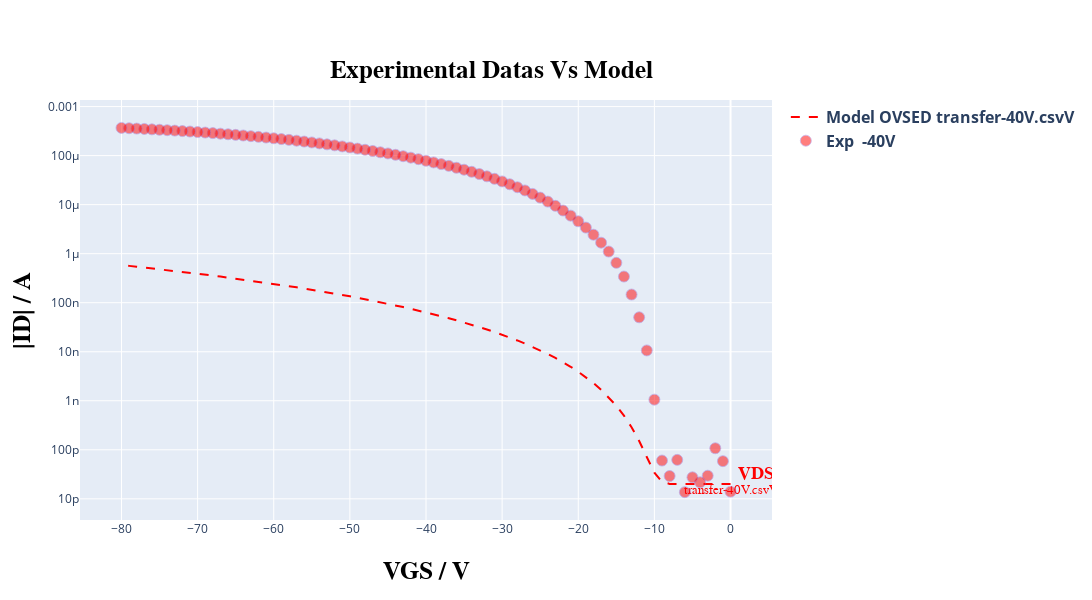
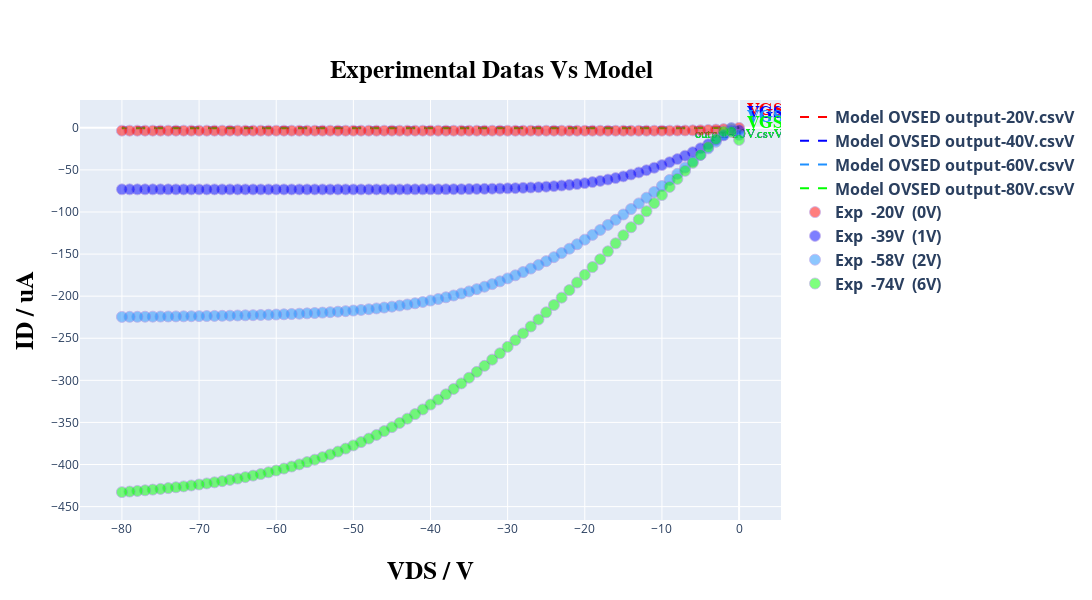

Notebook code for these charts, in order:
### Code cell
# @title ##### ***GRAFICS PLOT OPTION:*** { run: "auto" }
option = 'show both curves' # @param ["Show Transfer curve", "Show output curve", "show both curves"]

plot = initialize_graphics_plot(settings['image_size_width'], settings['image_size_height'])
model = instance_model(read, TFTModel, n_points, type_curve_plot, load_parameters, input_voltage, Vv, load_idleak, width_t, count_transfer, tp_tst, settings['experimental_data_scale_transfer'], settings['current_typic'], resistance, current)
in_model_data, in_exp_data, out_model_data, out_exp_data = load_experimental_data(read, count_transfer, Vv, Id, model, count_output)
plot_curves(option, plot, list_tension, list_tension_shift, count_transfer, in_model_data, out_model_data, in_exp_data, out_exp_data, shift_list, settings['select_files'], settings['current_typic'], type_curve_plot)
read.compute_relative_distance(Id, model)

### Figure 1 — Plotly figure (JSON) as saved in the notebook; plotly's stock layout.template omitted (floating-point values rounded to 4 significant figures)
{"data": [{"line": {"color": "rgb(255, 0, 0)", "dash": "dash"}, "mode": "lines+text", "name": "<b>Model OVSED<b> <b>transfer-40V.csvV<b>", "text": ["transfer-40V.csvV"], "textfont": {"color": "rgb(255, 0, 0)", "family": "Times New Roman", "size": 13}, "textposition": "bottom center", "type": "scatter", "x": [0, -1, -2, -3, -4, -5, -6, -7, -8, -9, -10, -11, -12, -13, -14, -15, -16, -17, -18, -19, -20, -21, -22, -23, -24, -25, -26, -27, -28, -29, -30, -31, -32, -33, -34, -35, -36, -37, -38, -39, -40, -41, -42, -43, -44, -45, -46, -47, -48, -49, -50, -51, -52, -53, -54, -55, -56, -57, -58, -59, -60, -61, -62, -63, -64, -65, -66, -67, -68, -69, -70, -71, -72, -73, -74, -75, -76, -77, -78, -79, -80], "y": [2e-11, 2e-11, 2e-11, 2e-11, 2e-11, 2e-11, 2e-11, 2.001e-11, 2.019e-11, 2.23e-11, 3.42e-11, 7.143e-11, 1.513e-10, 2.891e-10, 4.985e-10, 7.918e-10, 1.181e-09, 1.677e-09, 2.29e-09, 3.032e-09, 3.911e-09, 4.938e-09, 6.122e-09, 7.471e-09, 8.995e-09, 1.07e-08, 1.26e-08, 1.47e-08, 1.701e-08, 1.953e-08, 2.227e-08, 2.525e-08, 2.846e-08, 3.192e-08, 3.564e-08, 3.961e-08, 4.385e-08, 4.836e-08, 5.315e-08, 5.823e-08, 6.36e-08, 6.927e-08, 7.525e-08, 8.154e-08, 8.815e-08, 9.508e-08, 1.023e-07, 1.099e-07, 1.179e-07, 1.262e-07, 1.348e-07, 1.438e-07, 1.532e-07, 1.63e-07, 1.731e-07, 1.836e-07, 1.945e-07, 2.058e-07, 2.174e-07, 2.295e-07, 2.42e-07, 2.549e-07, 2.683e-07, 2.82e-07, 2.962e-07, 3.109e-07, 3.259e-07, 3.414e-07, 3.574e-07, 3.738e-07, 3.907e-07, 4.08e-07, 4.258e-07, 4.441e-07, 4.629e-07, 4.822e-07, 5.019e-07, 5.221e-07, 5.429e-07, 5.641e-07, 5.858e-07]}, {"marker": {"color": "rgb(255, 0, 0)", "line": {"color": "MediumPurple", "width": 0.8}, "opacity": 0.5, "size": 11}, "mode": "markers+text", "name": "<b>Exp <b> <b>-40V<b>", "text": ["<b>VDS<b>=transfer-40V.csvV"], "textfont": {"color": "rgb(255, 0, 0)", "family": "Times New Roman", "size": 18}, "textposition": "top right", "type": "scatter", "x": [0, -1, -2, -3, -4, -5, -6, -7, -8, -9, -10, -11, -12, -13, -14, -15, -16, -17, -18, -19, -20, -21, -22, -23, -24, -25, -26, -27, -28, -29, -30, -31, -32, -33, -34, -35, -36, -37, -38, -39, -40, -41, -42, -43, -44, -45, -46, -47, -48, -49, -50, -51, -52, -53, -54, -55, -56, -57, -58, -59, -60, -61, -62, -63, -64, -65, -66, -67, -68, -69, -70, -71, -72, -73, -74, -75, -76, -77, -78, -79, -80], "y": [1.399e-11, 5.865e-11, 1.076e-10, 2.964e-11, 2.174e-11, 2.748e-11, 1.371e-11, 6.235e-11, 2.923e-11, 6.037e-11, 1.054e-09, 1.063e-08, 5.042e-08, 1.468e-07, 3.417e-07, 6.505e-07, 1.105e-06, 1.676e-06, 2.436e-06, 3.402e-06, 4.578e-06, 5.968e-06, 7.592e-06, 9.455e-06, 1.153e-05, 1.391e-05, 1.656e-05, 1.947e-05, 2.265e-05, 2.606e-05, 2.974e-05, 3.365e-05, 3.78e-05, 4.216e-05, 4.677e-05, 5.155e-05, 5.657e-05, 6.178e-05, 6.717e-05, 7.262e-05, 7.852e-05, 8.462e-05, 9.087e-05, 9.73e-05, 0.0001039, 0.0001107, 0.000117, 0.0001242, 0.0001315, 0.0001389, 0.0001464, 0.0001541, 0.0001618, 0.0001697, 0.0001775, 0.0001855, 0.0001935, 0.0002015, 0.0002096, 0.0002176, 0.0002256, 0.0002335, 0.0002415, 0.0002493, 0.0002572, 0.000265, 0.0002727, 0.0002802, 0.0002877, 0.0002951, 0.0003024, 0.0003095, 0.0003165, 0.0003235, 0.0003302, 0.0003368, 0.0003433, 0.0003497, 0.000356, 0.000362, 0.0003679]}], "layout": {"height": 600, "legend": {"font": {"size": 16}}, "title": {"font": {"color": "black", "family": "Overpass", "size": 25}, "text": "<b>Experimental Datas Vs Model<b>", "x": 0.45, "y": 0.9}, "width": 1100, "xaxis": {"title": {"font": {"color": "black", "family": "Overpass", "size": 25}, "standoff": 25, "text": "<b>VGS / V<b>"}}, "yaxis": {"title": {"font": {"color": "black", "family": "Overpass", "size": 25}, "standoff": 10, "text": "<b>|ID| / A<b>"}, "type": "log"}}}

### Figure 2 — Plotly figure (JSON) as saved in the notebook; plotly's stock layout.template omitted (floating-point values rounded to 4 significant figures)
{"data": [{"line": {"color": "rgb(255, 0, 0)", "dash": "dash"}, "mode": "lines+text", "name": "<b>Model OVSED<b> <b>output-20V.csvV<b>", "text": ["output-20V.csvV"], "textfont": {"color": "rgb(255, 0, 0)", "family": "Times New Roman", "size": 13}, "textposition": "bottom center", "type": "scatter", "x": [0, -1, -2, -3, -4, -5, -6, -7, -8, -9, -10, -11, -12, -13, -14, -15, -16, -17, -18, -19, -20, -21, -22, -23, -24, -25, -26, -27, -28, -29, -30, -31, -32, -33, -34, -35, -36, -37, -38, -39, -40, -41, -42, -43, -44, -45, -46, -47, -48, -49, -50, -51, -52, -53, -54, -55, -56, -57, -58, -59, -60, -61, -62, -63, -64, -65, -66, -67, -68, -69, -70, -71, -72, -73, -74, -75, -76, -77, -78, -79, -80], "y": [-2e-05, -0.002699, -0.003637, -0.00402, -0.004177, -0.004237, -0.004255, -0.004256, -0.004249, -0.00424, -0.00423, -0.004219, -0.004208, -0.004198, -0.004187, -0.004176, -0.004165, -0.004154, -0.004144, -0.004133, -0.004122, -0.004111, -0.004101, -0.00409, -0.004079, -0.004069, -0.004058, -0.004047, -0.004037, -0.004026, -0.004016, -0.004005, -0.003995, -0.003984, -0.003974, -0.003963, -0.003953, -0.003942, -0.003932, -0.003921, -0.003911, -0.003901, -0.00389, -0.00388, -0.00387, -0.003859, -0.003849, -0.003839, -0.003829, -0.003818, -0.003808, -0.003798, -0.003788, -0.003778, -0.003768, -0.003758, -0.003747, -0.003737, -0.003727, -0.003717, -0.003707, -0.003697, -0.003687, -0.003677, -0.003667, -0.003657, -0.003647, -0.003637, -0.003628, -0.003618, -0.003608, -0.003598, -0.003588, -0.003578, -0.003569, -0.003559, -0.003549, -0.003539, -0.00353, -0.00352, -0.00351]}, {"line": {"color": "rgb(0, 0, 255)", "dash": "dash"}, "mode": "lines+text", "name": "<b>Model OVSED<b> <b>output-40V.csvV<b>", "text": ["output-40V.csvV"], "textfont": {"color": "rgb(0, 0, 255)", "family": "Times New Roman", "size": 13}, "textposition": "bottom center", "type": "scatter", "x": [0, -1, -2, -3, -4, -5, -6, -7, -8, -9, -10, -11, -12, -13, -14, -15, -16, -17, -18, -19, -20, -21, -22, -23, -24, -25, -26, -27, -28, -29, -30, -31, -32, -33, -34, -35, -36, -37, -38, -39, -40, -41, -42, -43, -44, -45, -46, -47, -48, -49, -50, -51, -52, -53, -54, -55, -56, -57, -58, -59, -60, -61, -62, -63, -64, -65, -66, -67, -68, -69, -70, -71, -72, -73, -74, -75, -76, -77, -78, -79, -80], "y": [-2e-05, -0.03192, -0.04481, -0.05132, -0.05494, -0.05705, -0.05828, -0.059, -0.0594, -0.05962, -0.05973, -0.05977, -0.05976, -0.05974, -0.0597, -0.05965, -0.0596, -0.05954, -0.05949, -0.05943, -0.05937, -0.05932, -0.05926, -0.0592, -0.05914, -0.05909, -0.05903, -0.05897, -0.05891, -0.05886, -0.0588, -0.05874, -0.05869, -0.05863, -0.05857, -0.05851, -0.05846, -0.0584, -0.05834, -0.05829, -0.05823, -0.05817, -0.05812, -0.05806, -0.058, -0.05794, -0.05789, -0.05783, -0.05777, -0.05772, -0.05766, -0.0576, -0.05755, -0.05749, -0.05744, -0.05738, -0.05732, -0.05727, -0.05721, -0.05715, -0.0571, -0.05704, -0.05698, -0.05693, -0.05687, -0.05682, -0.05676, -0.0567, -0.05665, -0.05659, -0.05654, -0.05648, -0.05643, -0.05637, -0.05631, -0.05626, -0.0562, -0.05615, -0.05609, -0.05604, -0.05598]}, {"line": {"color": "rgb(30, 144, 255)", "dash": "dash"}, "mode": "lines+text", "name": "<b>Model OVSED<b> <b>output-60V.csvV<b>", "text": ["output-60V.csvV"], "textfont": {"color": "rgb(30, 144, 255)", "family": "Times New Roman", "size": 13}, "textposition": "bottom center", "type": "scatter", "x": [0, -1, -2, -3, -4, -5, -6, -7, -8, -9, -10, -11, -12, -13, -14, -15, -16, -17, -18, -19, -20, -21, -22, -23, -24, -25, -26, -27, -28, -29, -30, -31, -32, -33, -34, -35, -36, -37, -38, -39, -40, -41, -42, -43, -44, -45, -46, -47, -48, -49, -50, -51, -52, -53, -54, -55, -56, -57, -58, -59, -60, -61, -62, -63, -64, -65, -66, -67, -68, -69, -70, -71, -72, -73, -74, -75, -76, -77, -78, -79, -80], "y": [-2e-05, -0.11, -0.1561, -0.1805, -0.1949, -0.2039, -0.2098, -0.2136, -0.2162, -0.2179, -0.2189, -0.2196, -0.22, -0.2203, -0.2204, -0.2204, -0.2204, -0.2203, -0.2202, -0.2201, -0.22, -0.2199, -0.2198, -0.2196, -0.2195, -0.2194, -0.2193, -0.2191, -0.219, -0.2189, -0.2187, -0.2186, -0.2185, -0.2183, -0.2182, -0.2181, -0.218, -0.2178, -0.2177, -0.2176, -0.2174, -0.2173, -0.2172, -0.2171, -0.2169, -0.2168, -0.2167, -0.2165, -0.2164, -0.2163, -0.2161, -0.216, -0.2159, -0.2158, -0.2156, -0.2155, -0.2154, -0.2152, -0.2151, -0.215, -0.2149, -0.2147, -0.2146, -0.2145, -0.2143, -0.2142, -0.2141, -0.214, -0.2138, -0.2137, -0.2136, -0.2134, -0.2133, -0.2132, -0.2131, -0.2129, -0.2128, -0.2127, -0.2126, -0.2124, -0.2123]}, {"line": {"color": "rgb(0, 255, 0)", "dash": "dash"}, "mode": "lines+text", "name": "<b>Model OVSED<b> <b>output-80V.csvV<b>", "text": ["output-80V.csvV"], "textfont": {"color": "rgb(0, 255, 0)", "family": "Times New Roman", "size": 13}, "textposition": "bottom center", "type": "scatter", "x": [0, -1, -2, -3, -4, -5, -6, -7, -8, -9, -10, -11, -12, -13, -14, -15, -16, -17, -18, -19, -20, -21, -22, -23, -24, -25, -26, -27, -28, -29, -30, -31, -32, -33, -34, -35, -36, -37, -38, -39, -40, -41, -42, -43, -44, -45, -46, -47, -48, -49, -50, -51, -52, -53, -54, -55, -56, -57, -58, -59, -60, -61, -62, -63, -64, -65, -66, -67, -68, -69, -70, -71, -72, -73, -74, -75, -76, -77, -78, -79, -80], "y": [-2e-05, -0.225, -0.321, -0.3726, -0.4039, -0.424, -0.4376, -0.4469, -0.4534, -0.4579, -0.461, -0.4632, -0.4647, -0.4657, -0.4663, -0.4667, -0.4669, -0.467, -0.467, -0.4669, -0.4668, -0.4667, -0.4665, -0.4664, -0.4662, -0.466, -0.4658, -0.4656, -0.4654, -0.4652, -0.465, -0.4648, -0.4646, -0.4643, -0.4641, -0.4639, -0.4637, -0.4635, -0.4633, -0.4631, -0.4629, -0.4627, -0.4625, -0.4623, -0.4621, -0.4619, -0.4617, -0.4615, -0.4612, -0.461, -0.4608, -0.4606, -0.4604, -0.4602, -0.46, -0.4598, -0.4596, -0.4594, -0.4592, -0.459, -0.4588, -0.4586, -0.4584, -0.4581, -0.4579, -0.4577, -0.4575, -0.4573, -0.4571, -0.4569, -0.4567, -0.4565, -0.4563, -0.4561, -0.4559, -0.4557, -0.4555, -0.4553, -0.4551, -0.4549, -0.4547]}, {"marker": {"color": "rgb(255, 0, 0)", "line": {"color": "MediumPurple", "width": 0.8}, "opacity": 0.5, "size": 11}, "mode": "markers+text", "name": "<b>Exp <b> <b>-20V<b> <b> (0V)<b>", "text": ["<b>VGS<b>=output-20V.csvV  (0)"], "textfont": {"color": "rgb(255, 0, 0)", "family": "Times New Roman", "size": 18}, "textposition": "top right", "type": "scatter", "x": [0, -1, -2, -3, -4, -5, -6, -7, -8, -9, -10, -11, -12, -13, -14, -15, -16, -17, -18, -19, -20, -21, -22, -23, -24, -25, -26, -27, -28, -29, -30, -31, -32, -33, -34, -35, -36, -37, -38, -39, -40, -41, -42, -43, -44, -45, -46, -47, -48, -49, -50, -51, -52, -53, -54, -55, -56, -57, -58, -59, -60, -61, -62, -63, -64, -65, -66, -67, -68, -69, -70, -71, -72, -73, -74, -75, -76, -77, -78, -79, -80], "y": [-0.07059, -0.8353, -1.54, -2.087, -2.501, -2.805, -3.025, -3.178, -3.283, -3.351, -3.393, -3.418, -3.433, -3.44, -3.443, -3.444, -3.443, -3.442, -3.44, -3.438, -3.435, -3.433, -3.43, -3.428, -3.426, -3.423, -3.421, -3.419, -3.416, -3.414, -3.412, -3.41, -3.408, -3.406, -3.404, -3.402, -3.401, -3.399, -3.397, -3.395, -3.393, -3.391, -3.39, -3.388, -3.386, -3.385, -3.383, -3.381, -3.38, -3.379, -3.377, -3.376, -3.374, -3.373, -3.372, -3.37, -3.369, -3.368, -3.366, -3.365, -3.364, -3.362, -3.361, -3.36, -3.359, -3.358, -3.356, -3.355, -3.354, -3.353, -3.352, -3.351, -3.35, -3.349, -3.348, -3.346, -3.345, -3.344, -3.343, -3.342, -3.342]}, {"marker": {"color": "rgb(0, 0, 255)", "line": {"color": "MediumPurple", "width": 0.8}, "opacity": 0.5, "size": 11}, "mode": "markers+text", "name": "<b>Exp <b> <b>-39V<b> <b> (1V)<b>", "text": ["<b>VGS<b>=output-40V.csvV  (1)"], "textfont": {"color": "rgb(0, 0, 255)", "family": "Times New Roman", "size": 18}, "textposition": "top right", "type": "scatter", "x": [0, -1, -2, -3, -4, -5, -6, -7, -8, -9, -10, -11, -12, -13, -14, -15, -16, -17, -18, -19, -20, -21, -22, -23, -24, -25, -26, -27, -28, -29, -30, -31, -32, -33, -34, -35, -36, -37, -38, -39, -40, -41, -42, -43, -44, -45, -46, -47, -48, -49, -50, -51, -52, -53, -54, -55, -56, -57, -58, -59, -60, -61, -62, -63, -64, -65, -66, -67, -68, -69, -70, -71, -72, -73, -74, -75, -76, -77, -78, -79, -80], "y": [-2.752, -3.257, -8.978, -14.35, -19.51, -24.35, -28.91, -33.16, -37.14, -40.84, -44.27, -47.45, -50.36, -53.04, -55.47, -57.69, -59.68, -61.47, -63.06, -64.48, -65.72, -66.82, -67.77, -68.6, -69.33, -69.95, -70.49, -70.95, -71.34, -71.66, -71.94, -72.17, -72.36, -72.52, -72.65, -72.76, -72.85, -72.92, -72.98, -73.02, -73.06, -73.09, -73.11, -73.13, -73.14, -73.15, -73.16, -73.17, -73.18, -73.18, -73.19, -73.19, -73.19, -73.19, -73.19, -73.19, -73.18, -73.18, -73.18, -73.18, -73.18, -73.18, -73.18, -73.17, -73.17, -73.16, -73.16, -73.15, -73.15, -73.14, -73.14, -73.14, -73.14, -73.14, -73.13, -73.13, -73.12, -73.12, -73.11, -73.11, -73.1]}, {"marker": {"color": "rgb(30, 144, 255)", "line": {"color": "MediumPurple", "width": 0.8}, "opacity": 0.5, "size": 11}, "mode": "markers+text", "name": "<b>Exp <b> <b>-58V<b> <b> (2V)<b>", "text": ["<b>VGS<b>=output-60V.csvV  (2)"], "textfont": {"color": "rgb(30, 144, 255)", "family": "Times New Roman", "size": 18}, "textposition": "top right", "type": "scatter", "x": [0, -1, -2, -3, -4, -5, -6, -7, -8, -9, -10, -11, -12, -13, -14, -15, -16, -17, -18, -19, -20, -21, -22, -23, -24, -25, -26, -27, -28, -29, -30, -31, -32, -33, -34, -35, -36, -37, -38, -39, -40, -41, -42, -43, -44, -45, -46, -47, -48, -49, -50, -51, -52, -53, -54, -55, -56, -57, -58, -59, -60, -61, -62, -63, -64, -65, -66, -67, -68, -69, -70, -71, -72, -73, -74, -75, -76, -77, -78, -79, -80], "y": [-8.227, -0.287, -8.565, -16.58, -24.48, -32.2, -39.81, -47.29, -54.68, -61.93, -69.06, -76.11, -83.01, -89.81, -96.46, -103.0, -109.3, -115.3, -121.3, -127.2, -132.9, -138.4, -143.7, -148.8, -153.7, -158.4, -162.9, -167.2, -171.3, -175.2, -178.9, -182.4, -185.7, -188.8, -191.7, -194.3, -196.9, -199.2, -201.3, -203.4, -205.2, -206.9, -208.5, -209.9, -211.2, -212.4, -213.6, -214.6, -215.5, -216.3, -217.1, -217.8, -218.4, -219.0, -219.5, -220.0, -220.4, -220.8, -221.2, -221.5, -221.8, -222.1, -222.3, -222.6, -222.8, -223.0, -223.2, -223.3, -223.5, -223.6, -223.7, -223.8, -224.0, -224.0, -224.1, -224.2, -224.3, -224.4, -224.5, -224.5, -224.6]}, {"marker": {"color": "rgb(0, 255, 0)", "line": {"color": "MediumPurple", "width": 0.8}, "opacity": 0.5, "size": 11}, "mode": "markers+text", "name": "<b>Exp <b> <b>-74V<b> <b> (6V)<b>", "text": ["<b>VGS<b>=output-80V.csvV  (6)"], "textfont": {"color": "rgb(0, 255, 0)", "family": "Times New Roman", "size": 18}, "textposition": "top right", "type": "scatter", "x": [0, -1, -2, -3, -4, -5, -6, -7, -8, -9, -10, -11, -12, -13, -14, -15, -16, -17, -18, -19, -20, -21, -22, -23, -24, -25, -26, -27, -28, -29, -30, -31, -32, -33, -34, -35, -36, -37, -38, -39, -40, -41, -42, -43, -44, -45, -46, -47, -48, -49, -50, -51, -52, -53, -54, -55, -56, -57, -58, -59, -60, -61, -62, -63, -64, -65, -66, -67, -68, -69, -70, -71, -72, -73, -74, -75, -76, -77, -78, -79, -80], "y": [-14.39, -4.945, -4.364, -13.5, -22.86, -32.22, -41.65, -51.13, -60.68, -70.22, -79.83, -89.53, -99.16, -108.8, -118.1, -127.7, -137.3, -146.7, -156.1, -165.5, -174.7, -183.8, -192.8, -201.7, -210.5, -219.2, -227.7, -236.0, -244.2, -252.3, -260.2, -267.9, -275.4, -282.8, -289.9, -296.9, -303.7, -310.2, -316.6, -322.8, -328.8, -334.6, -340.1, -345.5, -350.6, -355.6, -360.3, -364.9, -369.2, -373.4, -377.3, -381.1, -384.6, -388.0, -391.2, -394.3, -397.1, -399.8, -402.4, -404.8, -407.1, -409.3, -411.3, -413.2, -415.0, -416.7, -418.3, -419.8, -421.2, -422.5, -423.7, -424.9, -426.0, -427.0, -428.0, -429.0, -429.8, -430.6, -431.4, -432.1, -432.8]}], "layout": {"height": 600, "legend": {"font": {"size": 16}}, "title": {"font": {"color": "black", "family": "Overpass", "size": 25}, "text": "<b>Experimental Datas Vs Model<b>", "x": 0.45, "y": 0.9}, "width": 1100, "xaxis": {"title": {"font": {"color": "black", "family": "Overpass", "size": 25}, "standoff": 25, "text": "<b>VDS / V<b>"}}, "yaxis": {"title": {"font": {"color": "black", "family": "Overpass", "size": 25}, "standoff": 10, "text": "<b>ID / uA<b>"}, "type": "linear"}}}
